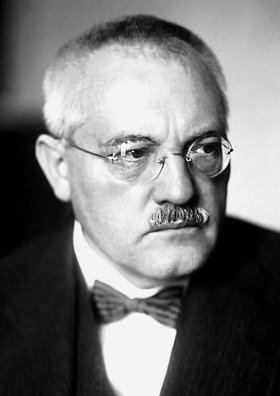
#> input picture videos/haber_bosch_v6/archive_pd/ORV_extra_2.jpg, 280 x 396 px, given in place of logo_v3_masked.png, which was not available
$ python thumbs.py
#> lines starting #> are read from the running program, lines starting #| are printed output that depends on the picture
from PIL import Image, ImageDraw, ImageFont, ImageEnhance, ImageFilter
FD="/usr/share/fonts/opentype/inter/"; W,H=1280,720
wm=Image.open("/home/claude/orivanta/work/logo_v3_masked.png").convert("RGBA").resize((130,130),Image.LANCZOS)
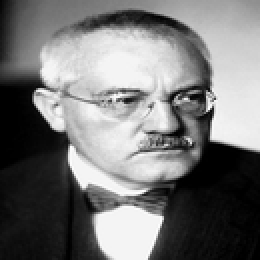
#> wm: PIL image 130x130 RGBA (shown 2 times larger); mean R, G, B, A 119, 119, 119, 255
def base(p, dark=0.55):
#> called with p = '/tmp/th_lf.png', dark = 0.7
    im=Image.open(p).convert("RGB").resize((W,H)); im=ImageEnhance.Brightness(im).enhance(dark); return im.convert("RGBA")
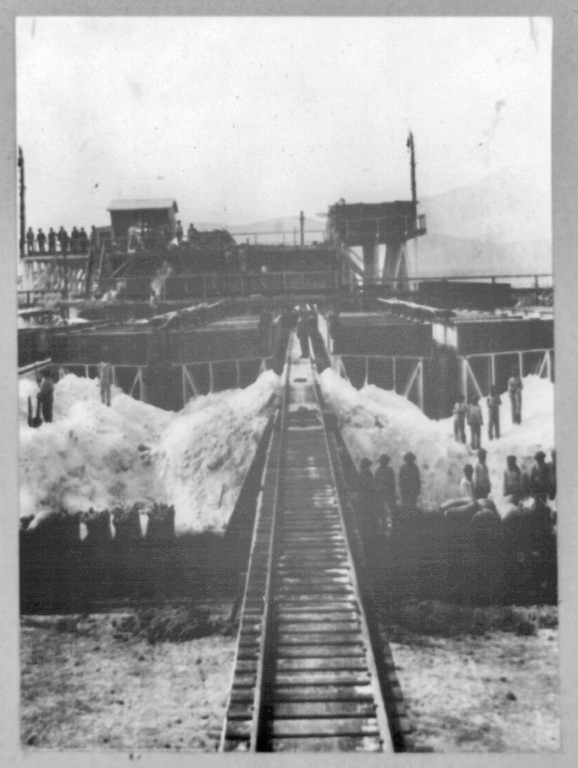
#> input picture videos/haber_bosch_v6/archive_pd/ORV_extra_3.jpg, 1156 x 1536 px, given in place of th_lf.png, which was not available (shown at 1/2 size)
def txt(d,xy,s,size,fill,anchor="mm",font="InterDisplay-Black.otf",stroke=6):
    d.text(xy,s,font=ImageFont.truetype(FD+font,size),fill=fill,anchor=anchor,stroke_width=stroke,stroke_fill=(0,0,0))
G=(240,200,110)
# T1
im=base("/tmp/th_lf.png",0.7); d=ImageDraw.Draw(im)
txt(d,(W//2,250),"BREAD",190,(255,255,255)); txt(d,(W//2,440),"FROM AIR",170,G)
im.alpha_composite(wm,(W-160,H-160)); im.convert("RGB").save("v6/thumbs/thumb_A_bread_from_air.jpg",quality=92)
# T2: Haber archival portrait + unknown partner
im=Image.new("RGBA",(W,H),(18,14,10,255)); d=ImageDraw.Draw(im)
hb=Image.open("/home/claude/orivanta/arc/ORV_extra_1.jpg").convert("L").convert("RGBA"); hb=hb.resize((int(500*hb.width/hb.height),500))
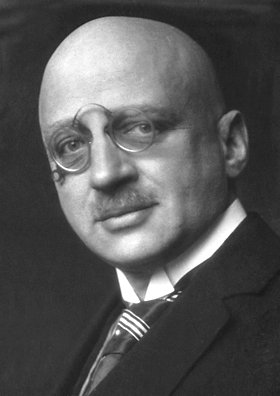
#> input picture videos/haber_bosch_v6/archive_pd/ORV_extra_1.jpg, 280 x 396 px, found by its file name
im.alpha_composite(hb,(70,90))
d.rectangle([70+hb.width+40,90,70+hb.width*2+40,590],fill=(40,34,26,255),outline=G,width=5)
txt(d,(70+hb.width*1.5+40,340),"?",280,G)
txt(d,(70+hb.width//2,640),"FAMOUS",44,(255,255,255),font="InterDisplay-Bold.otf",stroke=3)
txt(d,(70+int(hb.width*1.5)+40,640),"FORGOTTEN",44,G,font="InterDisplay-Bold.otf",stroke=3)
x=70+hb.width*2+90
#> x = 866
txt(d,(x+(W-x)//2,280),"WHO",120,(255,255,255)); txt(d,(x+(W-x)//2,420),"BUILT IT?",74,G)
im.alpha_composite(wm,(W-160,30)); im.convert("RGB").save("v6/thumbs/thumb_B_who_built_it.jpg",quality=92)
#> after `im.alpha_composite(wm, (W - 160, 30))`:
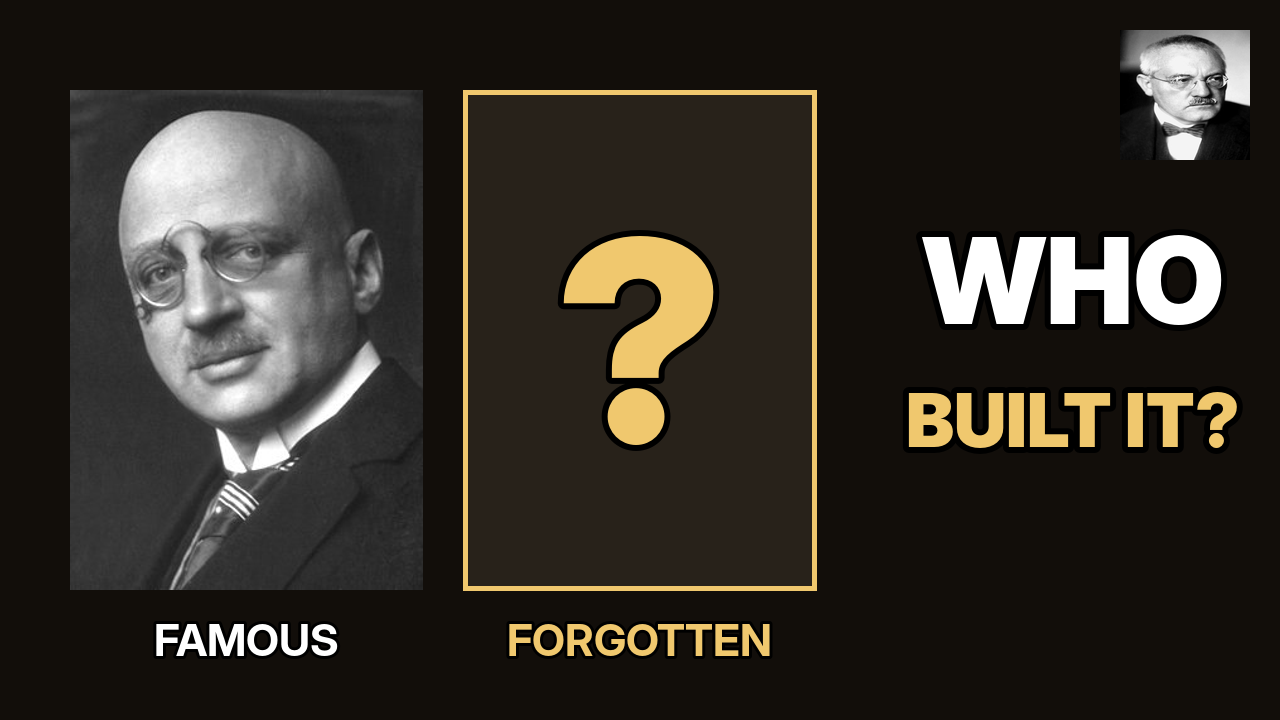
#> im: PIL image 1280x720 RGBA; mean R, G, B, A 49.7, 45, 38, 255
# T3
im=base("/tmp/th_ga.png",0.6); d=ImageDraw.Draw(im)
txt(d,(W//2,260),"AIR",210,(255,255,255)); txt(d,(W//2,470),"→ FOOD",190,G)
im.alpha_composite(wm,(W-160,H-160)); im.convert("RGB").save("v6/thumbs/thumb_C_air_to_food.jpg",quality=92)
#> after `im.alpha_composite(wm, (W - 160, H - 160))`:
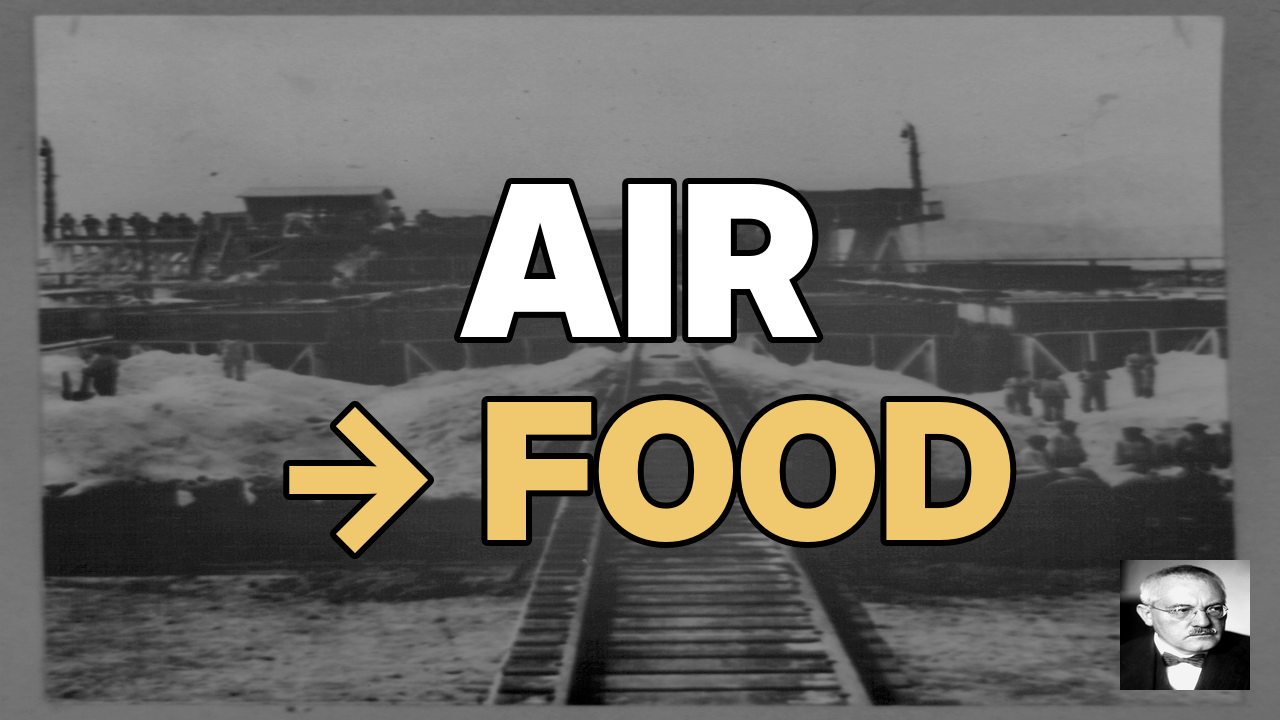
#> im: PIL image 1280x720 RGBA; mean R, G, B, A 109.4, 107.1, 101.9, 255
s=Image.new("RGB",(W,H*3))
#> s: PIL image 1280x2160 RGB; every value is 0
for i,f in enumerate(["A_bread_from_air","B_who_built_it","C_air_to_food"]): s.paste(Image.open(f"v6/thumbs/thumb_{f}.jpg"),(0,H*i))
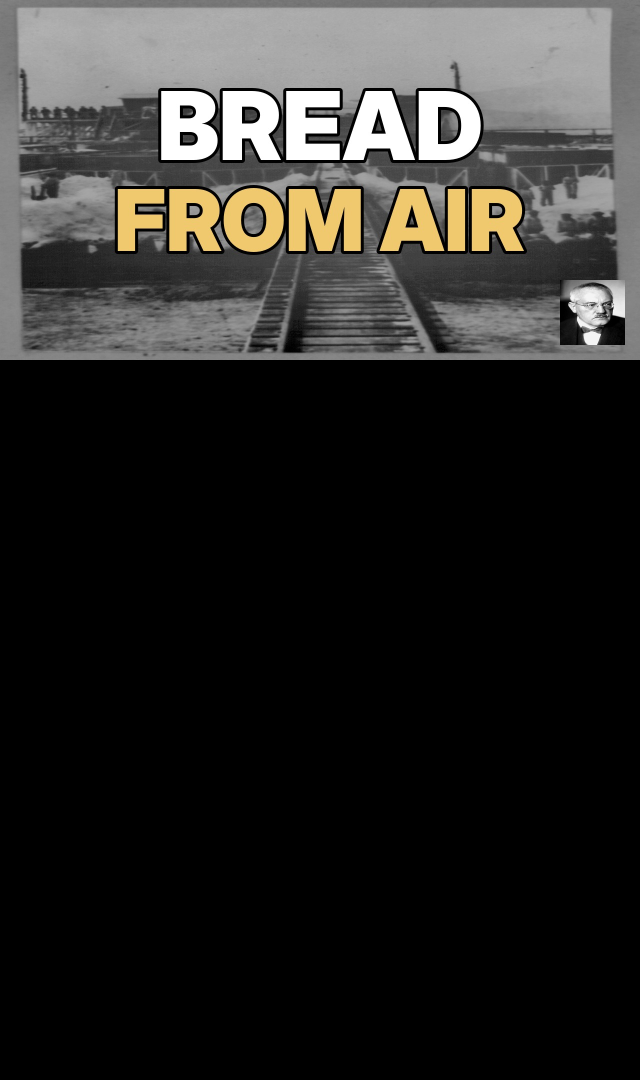
#> s: PIL image 1280x2160 RGB (shown at 1/2 size); mean R, G, B 42.3, 41.4, 39.3
s.resize((640,1080)).save("/tmp/thsheet.jpg")
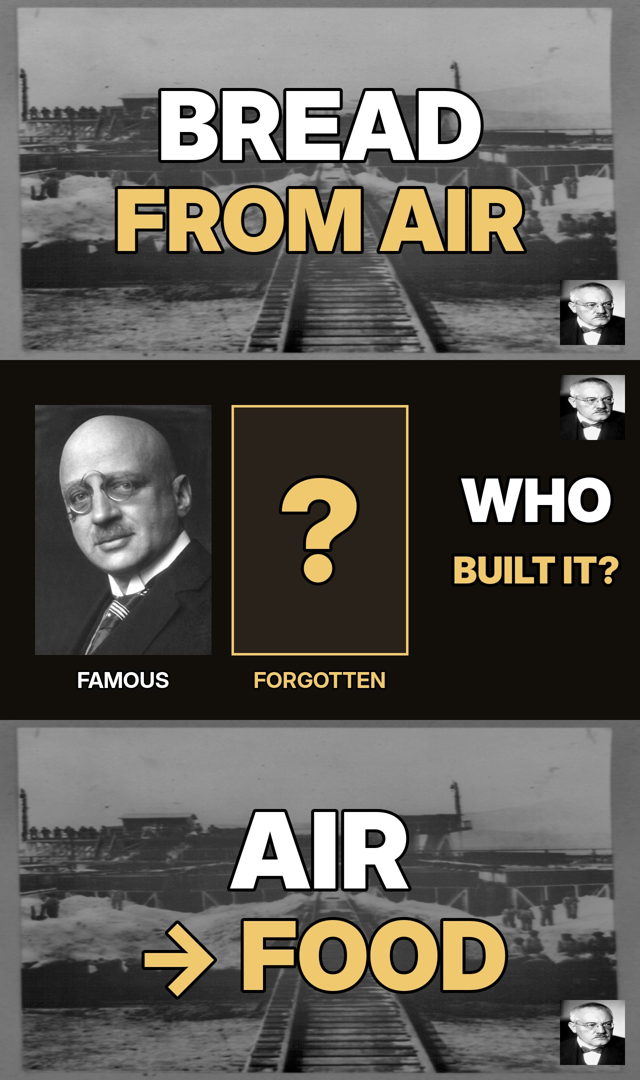
#> saved as thsheet.jpg: PIL image 640x1080 RGB; mean R, G, B 95.4, 92.3, 86.1
